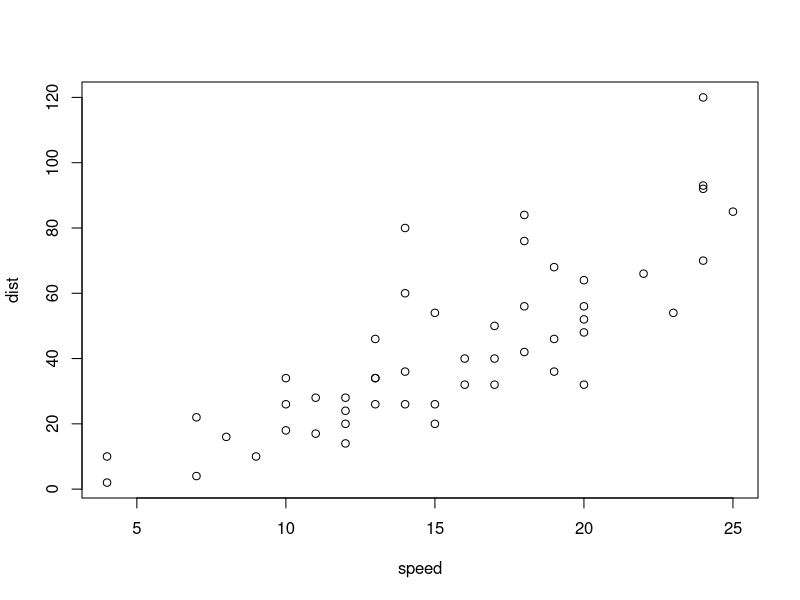
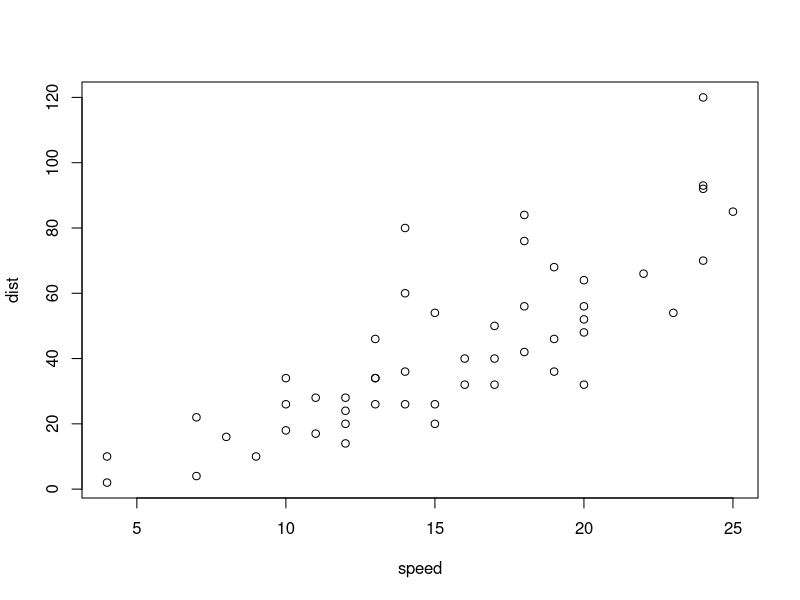
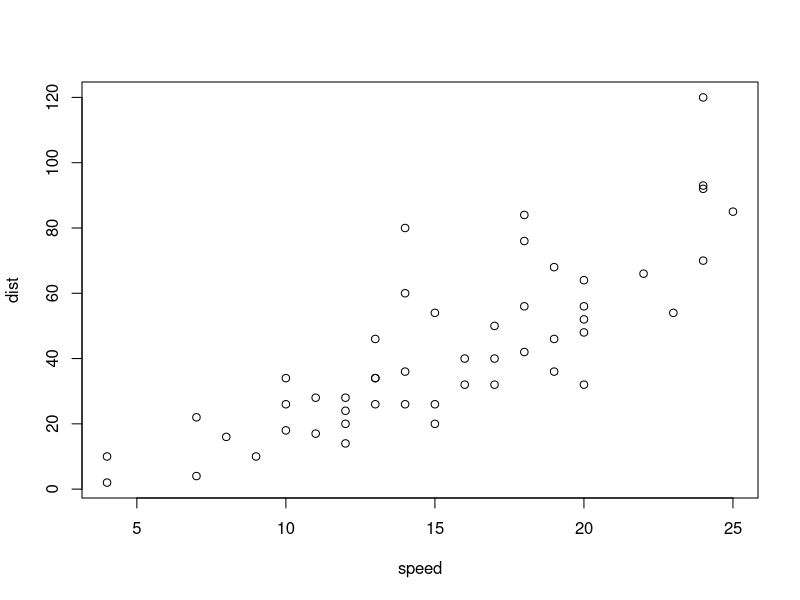
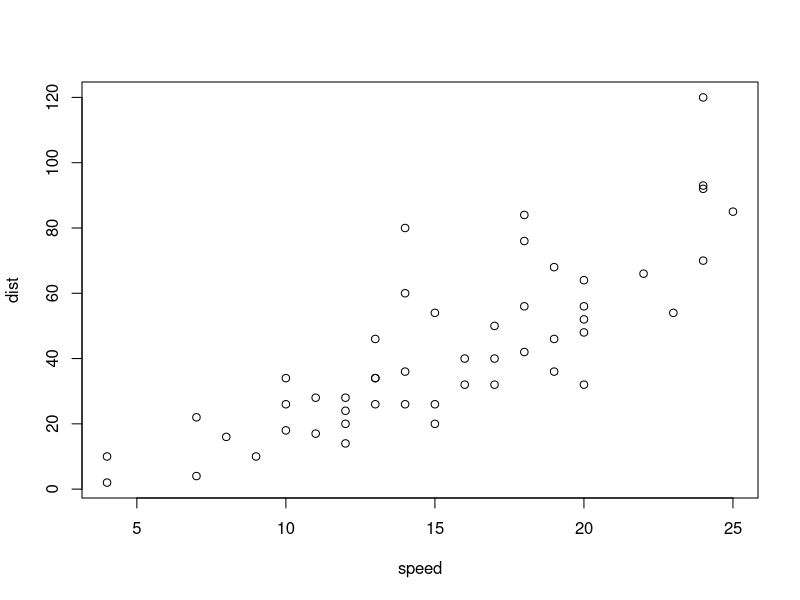
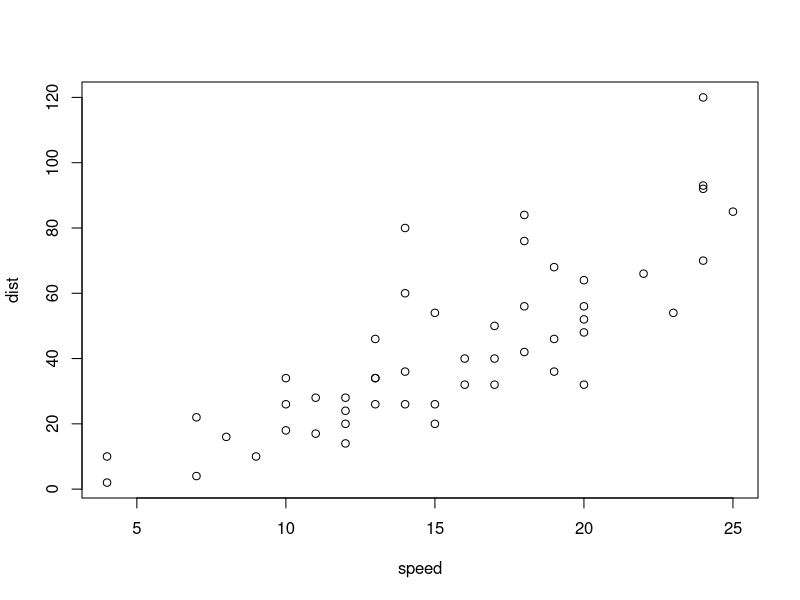
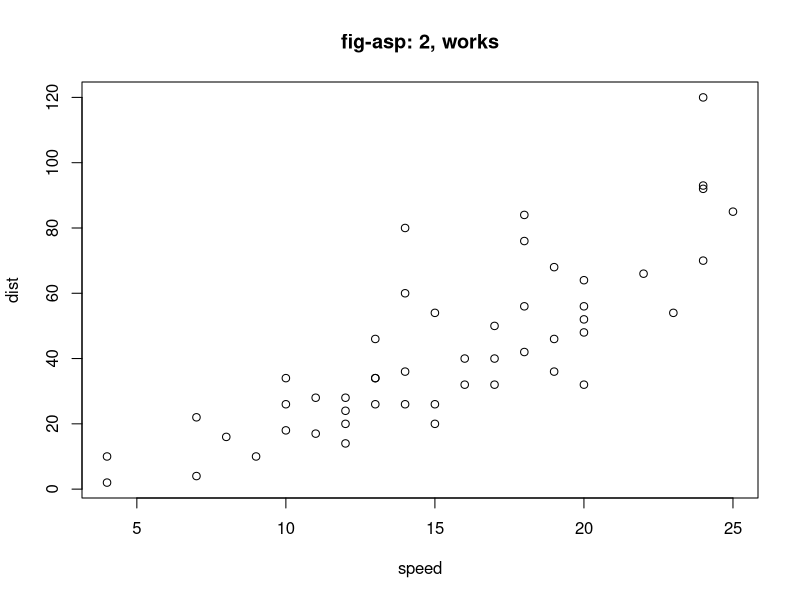
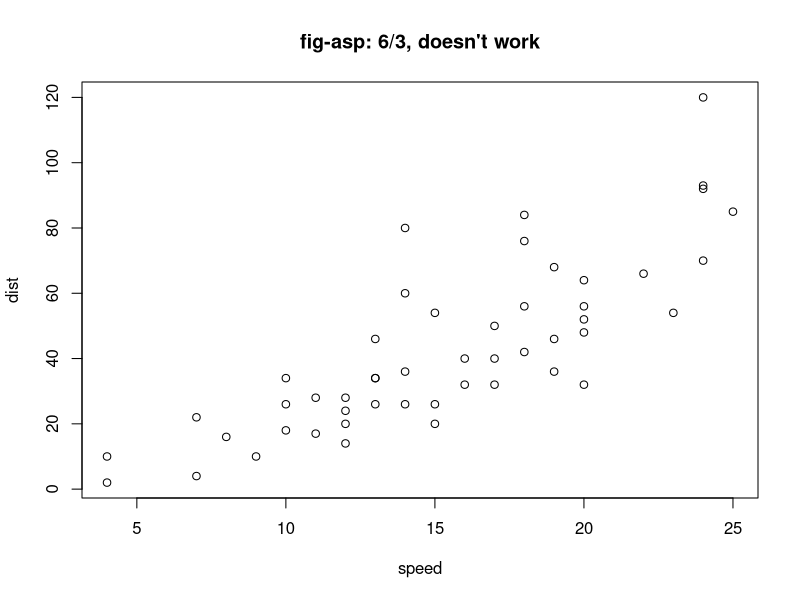
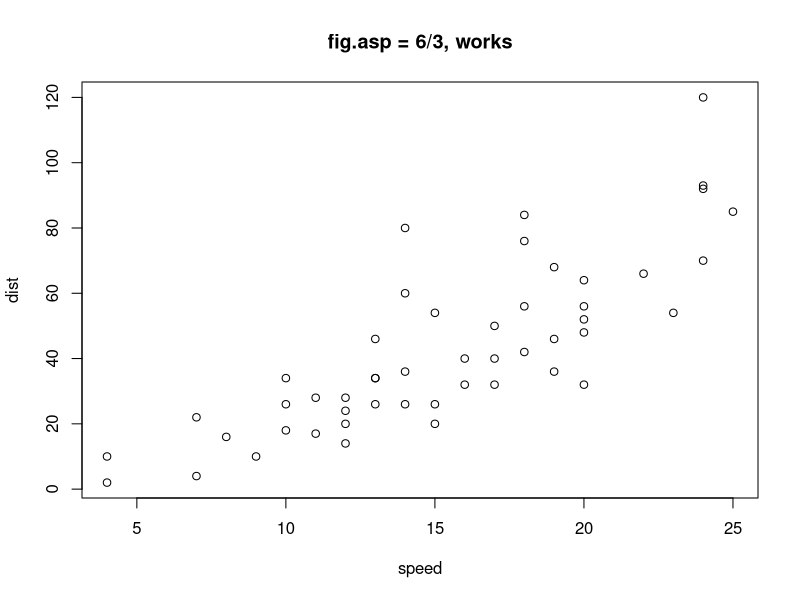

Write R code to recreate these figures, in order.
## ---- chunk 1
knitr::opts_chunk$set(
  comment = "#>",
  collapse = TRUE,
  # cache = TRUE,
  fig.retina = 2,
  fig.width = 6,
  fig.asp = 2/3,
  fig.show = "hold"
)
## ---- chunk 2
#| out-width: 100px

plot(cars)
## ---- chunk 3
#| out-width: 500px

plot(cars)
## ---- chunk 4
#| out-width: "50%"

plot(cars)
## ---- chunk 5
#| out-width: "90%"

plot(cars)
## ---- chunk 6
#| out-width: NULL

plot(cars)
## ---- chunk 7
#| fig-asp: 2

plot(cars, main = "fig-asp: 2, works")
## ---- chunk 8
#| fig-asp: 6/3

plot(cars, main = "fig-asp: 6/3, doesn't work")
## ---- chunk 9
plot(cars, main = "fig.asp = 6/3, works")
